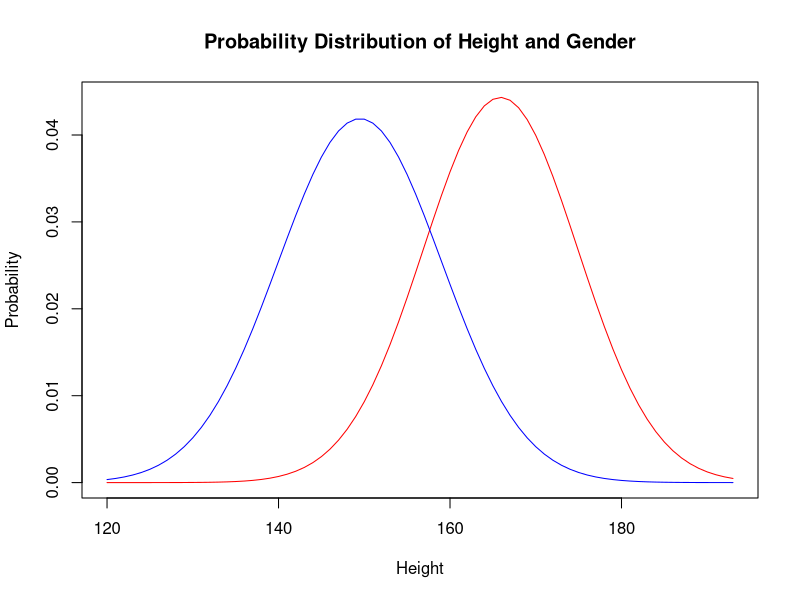

The R source for this figure:
male<-c(165,170,160,154,175,155,167,177,158,178)
female<-c(140,145,149,152,157,135,139,160,155,163)

getpdf <- function(d,data,test){
  
  pdf <- dnorm(d,mean(data),sqrt(var(data)))
  pt <- dnorm(test,mean(data),sqrt(var(data)))
  return(list(d = d,pdf = pdf,pt = pt))
}
bayes.fitpredict <- function(male_train,female_train,test_data)
{
    d <- seq(min(min(male_train),min(female_train)) - 15,max(max(male_train),max(male_train)) +15)
    male_pdf = getpdf(d,male_train,test_data)
    female_pdf = getpdf(d,female_train,test_data)
    
    plot(male_pdf$d, male_pdf$pdf, type = "l", col = "red", xlab = "Height", ylab = "Probability", main = "Probability Distribution of Height and Gender")
    lines(female_pdf$d, female_pdf$pdf, col = "blue")
    
    if(male_pdf$pt > female_pdf$pt)
      print("The given Height of Person is Male")
    else
      print("The given Height of Person is Female")
}

bayes.fitpredict(male,female,140)
